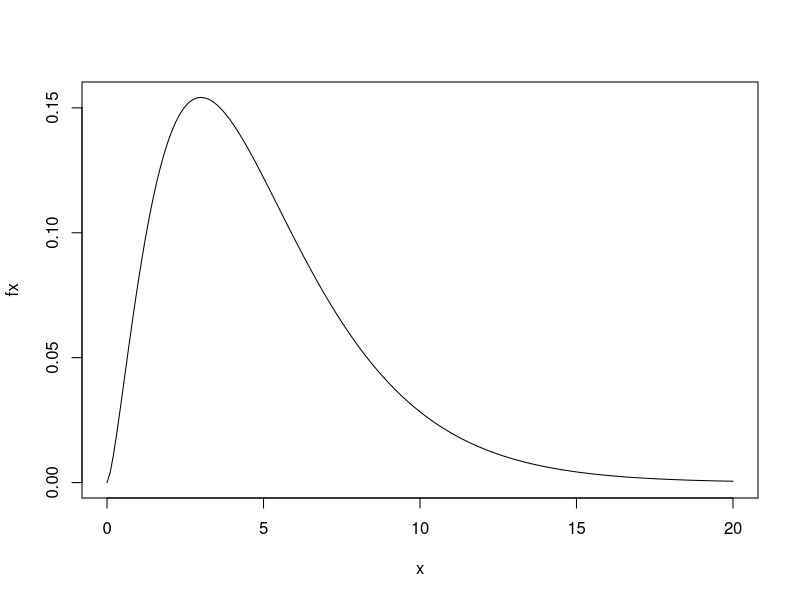
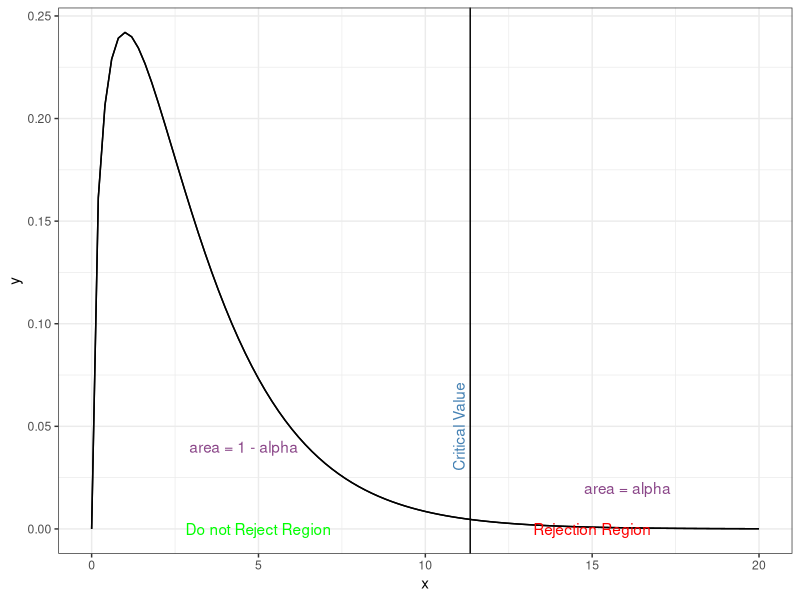

Generate these figures, in order, with R:
## ---- chunk 1
knitr::opts_chunk$set(echo = TRUE, warning = FALSE, message = FALSE, fig.align = "center", comment = NA)
library(tidyverse)
## ---- chunk 2
# Codes Optional
x <- seq(0,20,.1) #sequence from, to, by
fx <- dchisq(x,df=5) #density of a chisquare
plot(x,fx,type="l") #type = lines

## ---- chunk 3

################################################################
# Test 1
# Goodness of fit = table matches what you expect...one variable 
# Ho:distribution matches stated
################################################################


# Example in the notes-  grades = "A", "B", "C", "D", "F"

obs <- c(89, 121, 78, 25, 12)
exppercent <- c(0.15, 0.3, 0.4, 0.1, 0.05)

results <- chisq.test(obs,p=exppercent)
results

## ---- chunk 4
################################################################
# Test 2
# Homogeneity = one variable, comparing groups to one another  
# Ho:  distribution same across groups
################################################################

shows <- matrix(c(50, 30, 20, 50, 80, 70), ncol=3, byrow=TRUE)
colnames(shows)<-c("Lone Ranger", "Sesame St", "The Simpsons")
rownames(shows)<-c("Boys", "Girls")

testtable <- as.table(shows)
testtable

chisq.test(testtable)
## ---- chunk 5
################################################################
# Test 3
# Independence = two variables 
# Ho: no association between row and column
################################################################

meningitis <- matrix(c(30, 72, 2, 26),ncol=2,byrow=TRUE)
colnames(meningitis)<-c("Meningitis","Other")
rownames(meningitis)<-c("Light","Dark")

testtable <- as.table(meningitis)
testtable

chisq.test(testtable, correct=FALSE)
## ---- chunk 6


alpha <- 0.01
df <- 3
critical_val <- qchisq(1-alpha, df)
critical_val


# Optional code to make a graph to visualize the rejection region (this graphic is not dynamic, only woks with the ex above)
ggplot(data.frame(x = c(0, 20)), aes(x = x, fill = x > critical_val)) +
     stat_function(fun = dchisq, args = list(df = 3)) +
  labs(xlab = " ", ylab = " ") +
  geom_vline(xintercept = critical_val)+
  annotate(geom="text", x=15, y=0.00, label="Rejection Region", color="red") +
  annotate(geom="text", x=5, y=0.00, label="Do not Reject Region", color="green") +
  annotate(geom="text", x=11, y=0.05, label="Critical Value", color="steelblue", angle = 90) +
  annotate(geom="text", x=16, y=0.02, label=" area = alpha", color="orchid4") +
  annotate(geom="text", x=4.5, y=0.04, label=" area = 1 - alpha", color="orchid4") +
  theme_bw()
